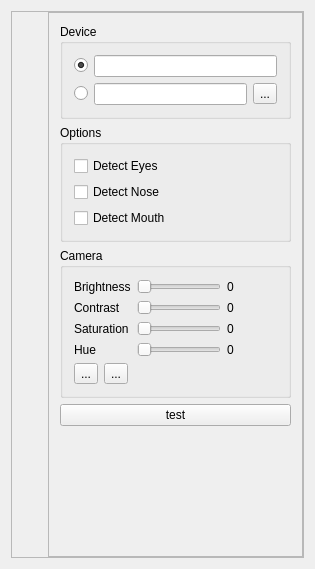
<?xml version="1.0" encoding="UTF-8"?>
<ui version="4.0">
 <class>WebCamera</class>
 <widget class="QWidget" name="WebCamera">
  <property name="geometry">
   <rect>
    <x>0</x>
    <y>0</y>
    <width>315</width>
    <height>569</height>
   </rect>
  </property>
  <property name="windowTitle">
   <string>Camera</string>
  </property>
  <layout class="QVBoxLayout" name="verticalLayout_2">
   <item>
    <layout class="QHBoxLayout" name="horizontalLayout_3">
     <property name="leftMargin">
      <number>0</number>
     </property>
     <property name="topMargin">
      <number>0</number>
     </property>
     <property name="rightMargin">
      <number>0</number>
     </property>
     <property name="bottomMargin">
      <number>0</number>
     </property>
     <item>
      <widget class="QFrame" name="main_frame">
       <property name="frameShape">
        <enum>QFrame::StyledPanel</enum>
       </property>
       <property name="frameShadow">
        <enum>QFrame::Raised</enum>
       </property>
       <layout class="QHBoxLayout" name="horizontalLayout_2">
        <property name="leftMargin">
         <number>0</number>
        </property>
        <property name="topMargin">
         <number>0</number>
        </property>
        <property name="rightMargin">
         <number>0</number>
        </property>
        <property name="bottomMargin">
         <number>0</number>
        </property>
        <item>
         <widget class="CQtOpenCVViewerGl" name="cameraWidget" native="true"/>
        </item>
        <item>
         <widget class="QFrame" name="frame">
          <property name="sizePolicy">
           <sizepolicy hsizetype="Fixed" vsizetype="Preferred">
            <horstretch>0</horstretch>
            <verstretch>0</verstretch>
           </sizepolicy>
          </property>
          <property name="frameShape">
           <enum>QFrame::StyledPanel</enum>
          </property>
          <property name="frameShadow">
           <enum>QFrame::Raised</enum>
          </property>
          <layout class="QVBoxLayout" name="verticalLayout_4">
           <item>
            <widget class="QGroupBox" name="groupBox_3">
             <property name="title">
              <string>Device</string>
             </property>
             <layout class="QVBoxLayout" name="verticalLayout_5">
              <item>
               <layout class="QGridLayout" name="gridLayout_2">
                <item row="1" column="0">
                 <widget class="QRadioButton" name="rb_rtsp"/>
                </item>
                <item row="1" column="2">
                 <widget class="QToolButton" name="btn_set_device">
                  <property name="text">
                   <string>...</string>
                  </property>
                 </widget>
                </item>
                <item row="1" column="1">
                 <widget class="QLineEdit" name="le_device"/>
                </item>
                <item row="0" column="0">
                 <widget class="QRadioButton" name="rb_usb">
                  <property name="checked">
                   <bool>true</bool>
                  </property>
                 </widget>
                </item>
                <item row="0" column="1" colspan="2">
                 <widget class="QLineEdit" name="le_usb_device"/>
                </item>
               </layout>
              </item>
             </layout>
            </widget>
           </item>
           <item>
            <widget class="QGroupBox" name="gb_face_detect">
             <property name="title">
              <string>Options</string>
             </property>
             <layout class="QVBoxLayout" name="verticalLayout">
              <item>
               <widget class="QCheckBox" name="checkBox_eyes">
                <property name="text">
                 <string>Detect Eyes</string>
                </property>
               </widget>
              </item>
              <item>
               <widget class="QCheckBox" name="checkBox_nose">
                <property name="text">
                 <string>Detect Nose</string>
                </property>
               </widget>
              </item>
              <item>
               <widget class="QCheckBox" name="checkBox_mouth">
                <property name="text">
                 <string>Detect Mouth</string>
                </property>
               </widget>
              </item>
             </layout>
            </widget>
           </item>
           <item>
            <widget class="QGroupBox" name="groupBox_2">
             <property name="title">
              <string>Camera</string>
             </property>
             <layout class="QVBoxLayout" name="verticalLayout_3">
              <item>
               <layout class="QGridLayout" name="gridLayout">
                <item row="2" column="2">
                 <widget class="QLabel" name="lbl_saturation">
                  <property name="text">
                   <string>0</string>
                  </property>
                 </widget>
                </item>
                <item row="3" column="2">
                 <widget class="QLabel" name="lbl_hue">
                  <property name="text">
                   <string>0</string>
                  </property>
                 </widget>
                </item>
                <item row="1" column="2">
                 <widget class="QLabel" name="lbl_contrast">
                  <property name="text">
                   <string>0</string>
                  </property>
                 </widget>
                </item>
                <item row="0" column="0">
                 <widget class="QLabel" name="label">
                  <property name="text">
                   <string>Brightness</string>
                  </property>
                 </widget>
                </item>
                <item row="0" column="2">
                 <widget class="QLabel" name="lbl_brightness">
                  <property name="minimumSize">
                   <size>
                    <width>50</width>
                    <height>0</height>
                   </size>
                  </property>
                  <property name="text">
                   <string>0</string>
                  </property>
                 </widget>
                </item>
                <item row="3" column="0">
                 <widget class="QLabel" name="label_4">
                  <property name="text">
                   <string>Hue</string>
                  </property>
                 </widget>
                </item>
                <item row="1" column="1">
                 <widget class="QSlider" name="sl_contrast">
                  <property name="orientation">
                   <enum>Qt::Horizontal</enum>
                  </property>
                 </widget>
                </item>
                <item row="0" column="1">
                 <widget class="QSlider" name="sl_brightness">
                  <property name="orientation">
                   <enum>Qt::Horizontal</enum>
                  </property>
                 </widget>
                </item>
                <item row="2" column="1">
                 <widget class="QSlider" name="sl_saturation">
                  <property name="orientation">
                   <enum>Qt::Horizontal</enum>
                  </property>
                 </widget>
                </item>
                <item row="1" column="0">
                 <widget class="QLabel" name="label_2">
                  <property name="text">
                   <string>Contrast</string>
                  </property>
                 </widget>
                </item>
                <item row="2" column="0">
                 <widget class="QLabel" name="label_3">
                  <property name="text">
                   <string>Saturation</string>
                  </property>
                 </widget>
                </item>
                <item row="3" column="1">
                 <widget class="QSlider" name="sl_hue">
                  <property name="orientation">
                   <enum>Qt::Horizontal</enum>
                  </property>
                 </widget>
                </item>
               </layout>
              </item>
              <item>
               <layout class="QHBoxLayout" name="horizontalLayout">
                <item>
                 <widget class="QToolButton" name="btn_start">
                  <property name="text">
                   <string>...</string>
                  </property>
                 </widget>
                </item>
                <item>
                 <widget class="QToolButton" name="btn_stop">
                  <property name="text">
                   <string>...</string>
                  </property>
                 </widget>
                </item>
                <item>
                 <spacer name="horizontalSpacer">
                  <property name="orientation">
                   <enum>Qt::Horizontal</enum>
                  </property>
                  <property name="sizeHint" stdset="0">
                   <size>
                    <width>40</width>
                    <height>20</height>
                   </size>
                  </property>
                 </spacer>
                </item>
               </layout>
              </item>
             </layout>
            </widget>
           </item>
           <item>
            <widget class="QPushButton" name="btn_test">
             <property name="text">
              <string>test</string>
             </property>
            </widget>
           </item>
           <item>
            <spacer name="verticalSpacer">
             <property name="orientation">
              <enum>Qt::Vertical</enum>
             </property>
             <property name="sizeHint" stdset="0">
              <size>
               <width>20</width>
               <height>40</height>
              </size>
             </property>
            </spacer>
           </item>
           <item>
            <widget class="QLabel" name="lbl_result"/>
           </item>
          </layout>
         </widget>
        </item>
       </layout>
      </widget>
     </item>
    </layout>
   </item>
  </layout>
  <action name="actionStart">
   <property name="text">
    <string>&amp;Start</string>
   </property>
  </action>
  <action name="actionStop">
   <property name="text">
    <string>S&amp;top</string>
   </property>
  </action>
  <action name="actionTest">
   <property name="text">
    <string>&amp;Test</string>
   </property>
  </action>
 </widget>
 <layoutdefault spacing="6" margin="11"/>
 <customwidgets>
  <customwidget>
   <class>CQtOpenCVViewerGl</class>
   <extends>QWidget</extends>
   <header>cqtopencvviewergl.h</header>
   <container>1</container>
  </customwidget>
 </customwidgets>
 <tabstops>
  <tabstop>rb_usb</tabstop>
  <tabstop>le_usb_device</tabstop>
  <tabstop>rb_rtsp</tabstop>
  <tabstop>le_device</tabstop>
  <tabstop>btn_set_device</tabstop>
  <tabstop>checkBox_eyes</tabstop>
  <tabstop>checkBox_nose</tabstop>
  <tabstop>checkBox_mouth</tabstop>
  <tabstop>sl_brightness</tabstop>
  <tabstop>sl_contrast</tabstop>
  <tabstop>sl_hue</tabstop>
  <tabstop>sl_saturation</tabstop>
  <tabstop>btn_start</tabstop>
  <tabstop>btn_stop</tabstop>
  <tabstop>btn_test</tabstop>
 </tabstops>
 <resources/>
 <connections/>
</ui>
